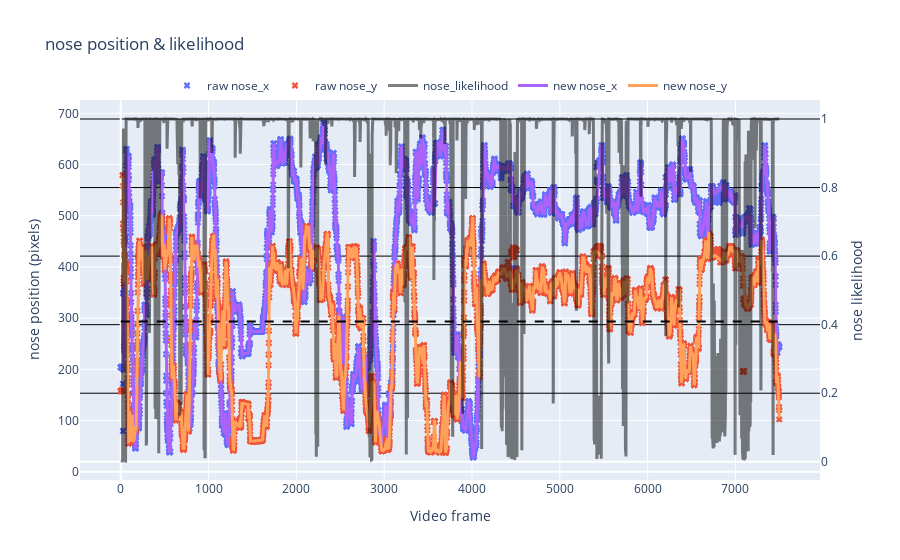

Notebook code for this chart:
### Code cell
rst.plot_raw_vs_smoothed(df_raw, df_smooth, bodypart = 'nose', num_sd = confidence)

### Figure 1 — Plotly figure (JSON) as saved in the notebook; plotly's stock layout.template omitted (floating-point values rounded to 4 significant figures; data arrays with more than 128 entries replaced by an {"elided": "..."} marker saying what was removed)
{"data": [{"marker": {"size": 6, "symbol": "x"}, "mode": "markers", "name": "raw nose_x", "type": "scatter", "x": {"elided": "7500 int values"}, "y": {"elided": "7500 float values"}}, {"marker": {"size": 6, "symbol": "x"}, "mode": "markers", "name": "raw nose_y", "type": "scatter", "x": {"elided": "7500 int values"}, "y": {"elided": "7500 float values"}}, {"line": {"color": "black", "width": 3}, "name": "nose_likelihood", "opacity": 0.5, "type": "scatter", "x": {"elided": "7500 int values"}, "y": {"elided": "7500 float values"}, "yaxis": "y2"}, {"line": {"width": 3}, "name": "new nose_x", "type": "scatter", "x": {"elided": "7500 int values"}, "y": {"elided": "7500 float values"}}, {"line": {"width": 3}, "name": "new nose_y", "type": "scatter", "x": {"elided": "7500 int values"}, "y": {"elided": "7500 float values"}}], "layout": {"legend": {"orientation": "h", "x": 0.5, "xanchor": "center", "y": 1, "yanchor": "bottom"}, "shapes": [{"line": {"color": "black", "dash": "dash"}, "type": "line", "x0": 0, "x1": 7499, "y0": 0.4094, "y1": 0.4094, "yref": "y2"}], "title": {"text": "nose position & likelihood"}, "xaxis": {"title": {"text": "Video frame"}}, "yaxis": {"title": {"text": "nose position (pixels)"}}, "yaxis2": {"gridcolor": "black", "overlaying": "y", "side": "right", "title": {"text": "nose likelihood"}}}}
